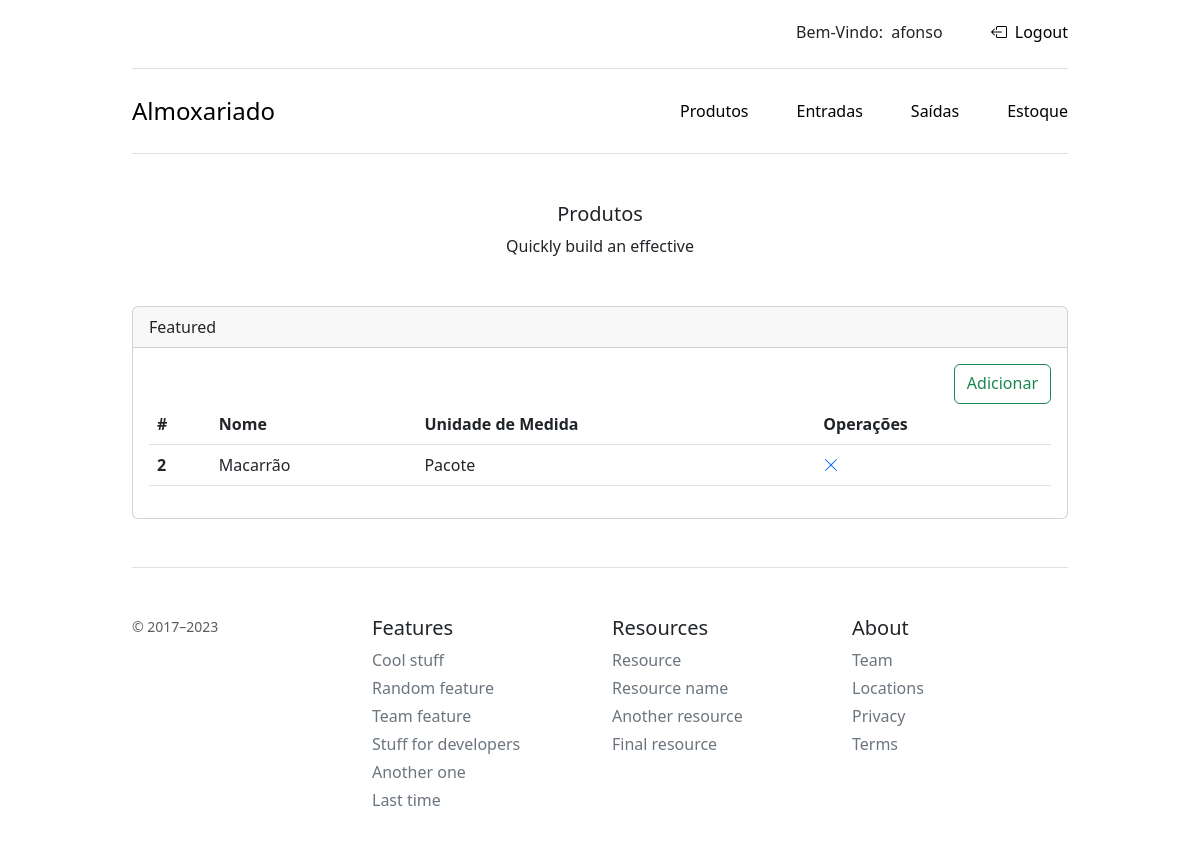
/produto/ (signed in), run on the app's committed database.
### almoxarifado/models.py (models this page shows, shortened)
class Produto(models.Model):
    name = models.CharField(max_length=255)
    unit = models.CharField(max_length=255)
    estoque = models.PositiveIntegerField(default=0)
    data = models.DateField(default=timezone.now)
    data_anterior = models.DateField(default=timezone.now)

### almoxarifado/views.py (the view)
# urls.py: path('produto/', produto, name='produto'),
@login_required
def produto(request):
    produtos = Produto.objects.all()
    context = {
        'produtos': produtos,
    }
    return render(request, 'interface/produto/produto_page.html', context)

### almoxarifado/templates/interface/produto/produto_page.html
{% extends 'interface/index/base.html' %}
{% block title %}
<div class="mx-auto text-center mt-5 mb-5">
    <h5>Produtos</h5>
    <p>Quickly build an effective</p>
</div>
{% endblock %}
{% block main %}
<div class="card">
    <div class="card-header">
        Featured
    </div>
    <div class="card-body">
        <a href="{% url 'produto_createPage' %}" class="btn btn-outline-success float-end pb-2">Adicionar</a>
        <table class="table">
            <thead>
            <tr>
                <th scope="col">#</th>
                <th scope="col">Nome</th>
                <th scope="col">Unidade de Medida</th>
                <th scope="col">Operações</th>
            </tr>
            </thead>
            <tbody>
            {% for produto in produtos %}
            <tr>
                <th scope="row">{{ produto.id }}</th>
                <td>{{ produto.name }}</td>
                <td>{{ produto.unit }}</td>
                <td>
                    <a href="{% url 'produto_delete' produto.id %}">
                        <svg xmlns="http://www.w3.org/2000/svg" width="16" height="16" fill="currentColor"
                             class="bi bi-x-lg" viewBox="0 0 16 16">
                            <path d="M2.146 2.854a.5.5 0 1 1 .708-.708L8 7.293l5.146-5.147a.5.5 0 0 1 .708.708L8.707 8l5.147 5.146a.5.5 0 0 1-.708.708L8 8.707l-5.146 5.147a.5.5 0 0 1-.708-.708L7.293 8 2.146 2.854Z"/>
                        </svg>
                    </a>
                </td>
            </tr>
            {% endfor %}
            </tbody>
        </table>
    </div>
</div>
{% endblock %}

### almoxarifado/templates/interface/index/base.html (shortened to what this page needs)
<!doctype html>
<html lang="pt-br" data-bs-theme="auto">
<head>
    <link href="https://cdn.jsdelivr.net/npm/bootstrap@5.3.0-alpha3/dist/css/bootstrap.min.css" rel="stylesheet"
>
    {% load static %}
    <link rel="stylesheet" href="{% static 'css/almoxarifado.css' %}">
</head>
<body>
<div class="container py-3">
    <header>
        <div class="d-flex flex-column flex-md-row align-items-center pb-1 mb-4 border-bottom">
            <nav class="d-inline-flex mt-1 mt-md-0 ms-md-auto">
                <p class="py-1 me-5">
                    Bem-Vindo:
                    <spn class="ps-1">{{ user.username }}</spn>
                </p>
                <a class="py-1 link-body-emphasis text-decoration-none" href="{% url 'logout' %}">
                    <spn class="ps-1">Logout</spn>
                </a>
            </nav>
        </div>
        <div class="d-flex flex-column flex-md-row align-items-center pb-4 mb-1 border-bottom">
            <a href="/" class="d-flex align-items-center link-body-emphasis text-decoration-none">
                <span class="fs-4">Almoxariado</span>
            </a>
            <nav class="d-inline-flex mt-1 mt-md-0 ms-md-auto">
                <a class="me-5 py-1 link-body-emphasis text-decoration-none" href="{% url 'produto' %}">Produtos</a>
                <a class="me-5 py-1 link-body-emphasis text-decoration-none" href="{% url 'entrada' %}">Entradas</a>
                <a class="me-5 py-1 link-body-emphasis text-decoration-none" href="{% url 'saida' %}">Saídas</a>
                <a class="py-1 link-body-emphasis text-decoration-none" href="{% url 'estoque' %}">Estoque</a>
            </nav>
        </div>
        {% block title %}
        {% endblock %}
    </header>
    <main>
        {% block main %}
        {% endblock %}
    </main>
    <footer class="pt-4 my-md-5 pt-md-5 border-top">
        <div class="row">
            <div class="col-12 col-md">
                <small class="d-block mb-3 text-body-secondary">&copy; 2017–2023</small>
            </div>
            <div class="col-6 col-md">
                <h5>Features</h5>
                <ul class="list-unstyled text-small">
                    <li class="mb-1"><a class="link-secondary text-decoration-none" href="#">Cool stuff</a></li>
                    <li class="mb-1"><a class="link-secondary text-decoration-none" href="#">Random feature</a></li>
                    <li class="mb-1"><a class="link-secondary text-decoration-none" href="#">Team feature</a></li>
                    <li class="mb-1"><a class="link-secondary text-decoration-none" href="#">Stuff for developers</a>
                    </li>
                    <li class="mb-1"><a class="link-secondary text-decoration-none" href="#">Another one</a></li>
                    <li class="mb-1"><a class="link-secondary text-decoration-none" href="#">Last time</a></li>
                </ul>
            </div>
            <div class="col-6 col-md">
                <h5>Resources</h5>
                <ul class="list-unstyled text-small">
                    <li class="mb-1"><a class="link-secondary text-decoration-none" href="#">Resource</a></li>
                    <li class="mb-1"><a class="link-secondary text-decoration-none" href="#">Resource name</a></li>
                    <li class="mb-1"><a class="link-secondary text-decoration-none" href="#">Another resource</a></li>
                    <li class="mb-1"><a class="link-secondary text-decoration-none" href="#">Final resource</a></li>
                </ul>
            </div>
            <div class="col-6 col-md">
                <h5>About</h5>
                <ul class="list-unstyled text-small">
                    <li class="mb-1"><a class="link-secondary text-decoration-none" href="#">Team</a></li>
                    <li class="mb-1"><a class="link-secondary text-decoration-none" href="#">Locations</a></li>
                    <li class="mb-1"><a class="link-secondary text-decoration-none" href="#">Privacy</a></li>
                    <li class="mb-1"><a class="link-secondary text-decoration-none" href="#">Terms</a></li>
                </ul>
            </div>
        </div>
    </footer>
</div>
</body>
</html>

### static/css/almoxarifado.css (style rules this page uses)
.container { max-width: 960px; }

### almoxarifado/templates/interface/index/base.html (style rules this page uses)
.bi { vertical-align: -.125em; fill: currentColor; }

### data on the page
Produto: id "2", name "Macarrão", unit "Pacote"

### other printed values
{{ user.username }} "afonso"
